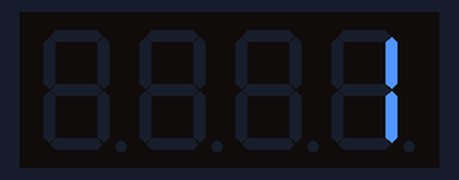
Recording of a sketch running on a simulated Arduino Uno, built with avr-gcc and run on an emulated ATmega328P. On the bench: 4-digit seven-segment display. The modem accepts every AT command (registered, SIM ready, sends succeed) and sends nothing else; what the sketch prints to the serial monitor is not drawn.

Above: at 4.1 s.
At 7.4 s:
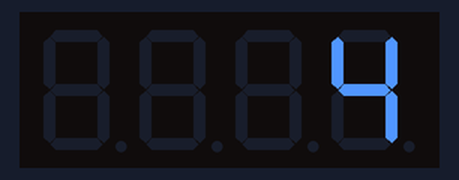
At 11.7 s:
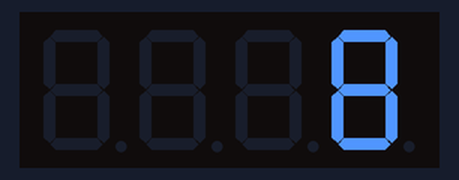
At 20.5 s:
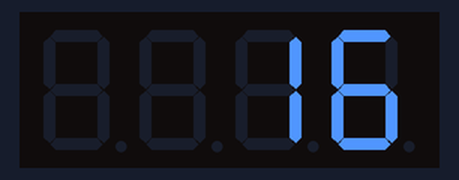
At 29.2 s:
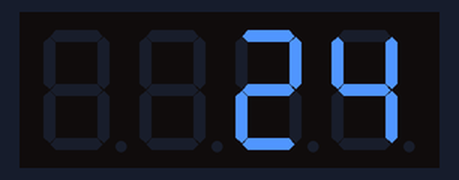
At 37.9 s:
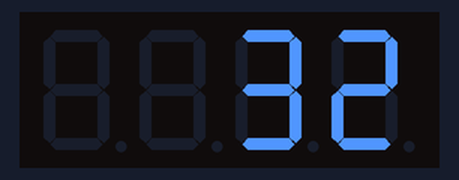

Measured:
- what the display in image 0 shows lasts 1.1 s, from 4.0 s to 5.1 s

The sketch:

push_alarm.ino
```cpp
#include <TM1637Display.h>
#include <SoftwareSerial.h>

#define CLK 12
#define DIO 13

TM1637Display display(CLK, DIO);
SoftwareSerial esp8266(0, 1);  // RX, TX

uint8_t blank[] = { 0x00, 0x00, 0x00, 0x00 };

long prevMillis = 0;
long currentMillis = 0;
int seconds = 0;
int minutes = 0;

void httpRequest();
void printWifiStatus();

void setup() {
  Serial.begin(9600);
  esp8266.begin(115200);  // 통신 속도 설정

  display.setBrightness(8);    // 밝기 설정 범위는 0 ~ 16
  display.setSegments(blank);  // 배열 출력

  // Connect to Wi-Fi network
  connectWiFi();
  // Send push notification via IFTTT webhooks
  // sendPushNotification();
}

void connectWiFi() {
  String ssid = "SK_WiFiGIGA3548";
  String password = "2002011320";

  Serial.print("Connecting to ");
  Serial.println(ssid);

  esp8266.println("AT+CWJAP=\"" + ssid + "\",\"" + password + "\"");

  delay(4000);

  if (esp8266.find("OK")) {
    Serial.println("Connected!");
  }
  else {
    Serial.println("Failed to connect.");
  }
}

void sendPushNotification() {
  // Set your IFTTT API key and event name
  String apiKey = "YOUR_IFTTT_API_KEY";
  String eventName = "YOUR_EVENT_NAME";

  // Send an HTTP POST request to the IFTTT webhooks service
  esp8266.print("POST /trigger/" + eventName + "/with/key/" + apiKey);
  esp8266.println(" HTTP/1.1");
  esp8266.println("Host: maker.ifttt.com");
  esp8266.println("Connection: close\r\n");

  Serial.println("Push notification sent!");
}

void loop() {
  // 시간 카운트 시작
  long currentMillis = millis();

  // 1초 마다 함수 수행
  if (currentMillis - prevMillis >= 1000) {
    seconds++;

    // 60초가 지나면 1분 증가
    if (seconds % 60 == 0) {
      minutes++;
      seconds = 0;
    }

    // 24분 지나면 초기화
    if (minutes == 24) {
      minutes = 0;
      seconds = 0;
    }
    prevMillis = currentMillis;
  }

  // 시간을 display에 표시
  display.showNumberDec(minutes * 100 + seconds, false);

  delay(100);
}
```
